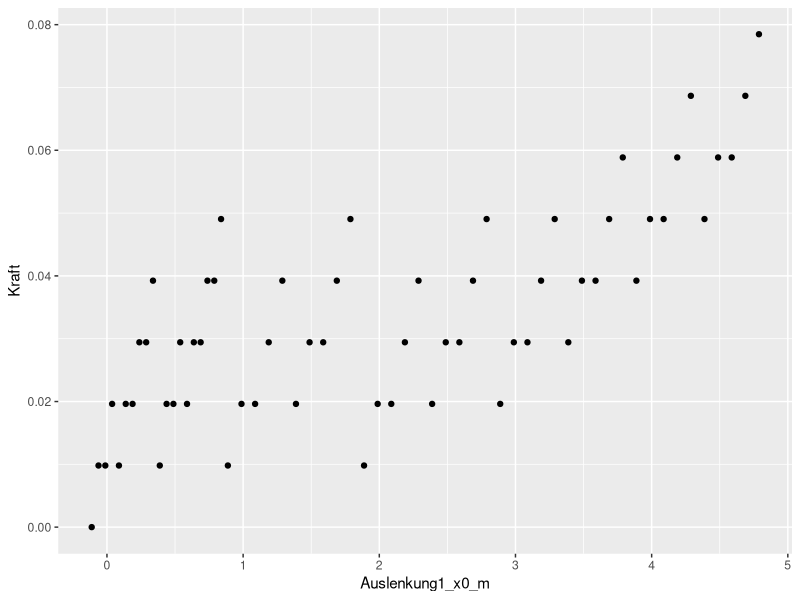

This figure's R source: (Note: this script raises an error after producing the figure.)
## ---- chunk 1
Gewichte <- read.csv("Daten/Gewichte.csv", sep=";", dec=",")
Gewichte[,c(1,2)]
## ---- chunk 2
# BAUSTELLE: Hier fehlt noch die Geräteungenauigkeit der Waage
u_m = 2.9*10**(-5) #kg
## ---- chunk 3
# Auslenkungsungenauigkeit 
u_x = 2.0*10**(-4) #m
## ---- chunk 4
Messreihe = read.csv("Daten/Messreihe.csv", sep=";", dec = ",")
colnames(Messreihe)=c("Gewicht", "Auslenkung1",  "Auslenkung2", "x_Haken", "x_0_Ende")
Messreihe[,c(1,2)]
## ---- chunk 5
# Nullwerte(x_0 = 11,2cm) abziehen
Messreihe$Auslenkung1_x0 <- Messreihe$Auslenkung1 - 11.2

# Einheitenbezug
Messreihe$Gewicht_kg <- Messreihe$Gewicht/1000 #g -> kg
Messreihe$Auslenkung1_x0_m <-  Messreihe$Auslenkung1_x0/100 #cm -> m

# ERDBESCHLEUNIGUNG
g = 9.81 #m/s^2

# Berechnung von Kraft und u_Kraft
Messreihe$Kraft <- Messreihe$Gewicht_kg * g #N
Messreihe$u_Kraft <- g*u_m

# Plotten
library(ggplot2)
ggplot(Messreihe, 
            aes(x = Auslenkung1_x0_m, y = Kraft, 
                ymin = Kraft-u_Kraft, 
                ymax = Kraft+u_Kraft)
  ) + geom_point()+ geom_errorbar(width = 0.001)
## ---- chunk 6
Messreihe$Federkonstante <- Messreihe$Gewicht_kg*g/Messreihe$Auslenkung1_x0_m

# Plotten
ggplot(subset(Messreihe, !is.na(Federkonstante)), 
            aes(x = Auslenkung1_x0_m, y = Federkonstante, 
                ymin = Federkonstante-u_Federkonstante, 
                ymax = Federkonstante+u_Federkonstante)
  ) + geom_point() + geom_errorbar(width = 0.005)
## ---- chunk 7
# Ausschließen der Werte der Federkonstante mit x<=0,05
D <- Messreihe$Federkonstante[Messreihe$Auslenkung1_x0_m>0.05]

# Ausgabe als Dataframe
data.frame(Statistische_Kenngröße=c("Mittelwert_MW", 
                                   "Standardabweichung_SD", 
                                   "SD_von_MW"),
          Werte=c(mean(D), sd(D), sd(D)/sqrt(length(D))))
## ---- chunk 8
# Berechnung der Messunsicherheit der Federkonstanten
u_D_funktion <- function(x,m){
  sqrt(((g/x)*u_m)**2+((-m*g/x**2)*u_x)**2)
}
 
Messreihe$u_Federkonstante <- u_D_funktion(x=Messreihe$Auslenkung1_x0_m, m=Messreihe$Gewicht_kg)
